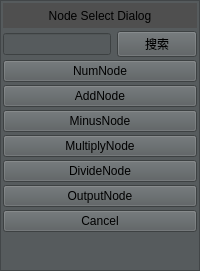
<?xml version="1.0" encoding="UTF-8"?>
<ui version="4.0">
 <class>Frame</class>
 <widget class="QFrame" name="Frame">
  <property name="geometry">
   <rect>
    <x>0</x>
    <y>0</y>
    <width>200</width>
    <height>271</height>
   </rect>
  </property>
  <property name="minimumSize">
   <size>
    <width>200</width>
    <height>120</height>
   </size>
  </property>
  <property name="maximumSize">
   <size>
    <width>300</width>
    <height>500</height>
   </size>
  </property>
  <property name="windowTitle">
   <string>Frame</string>
  </property>
  <property name="styleSheet">
   <string notr="true">
background-color: rgb(86, 91, 93)</string>
  </property>
  <property name="frameShape">
   <enum>QFrame::StyledPanel</enum>
  </property>
  <property name="frameShadow">
   <enum>QFrame::Plain</enum>
  </property>
  <property name="lineWidth">
   <number>0</number>
  </property>
  <property name="midLineWidth">
   <number>0</number>
  </property>
  <layout class="QVBoxLayout" name="verticalLayout">
   <property name="spacing">
    <number>3</number>
   </property>
   <property name="leftMargin">
    <number>2</number>
   </property>
   <property name="topMargin">
    <number>2</number>
   </property>
   <property name="rightMargin">
    <number>2</number>
   </property>
   <property name="bottomMargin">
    <number>2</number>
   </property>
   <item>
    <widget class="QLabel" name="label">
     <property name="minimumSize">
      <size>
       <width>0</width>
       <height>25</height>
      </size>
     </property>
     <property name="styleSheet">
      <string notr="true">font: 75 12pt &quot;Arial&quot;;
background-color: rgb(79, 79, 79);</string>
     </property>
     <property name="text">
      <string>Node Select Dialog</string>
     </property>
     <property name="alignment">
      <set>Qt::AlignCenter</set>
     </property>
    </widget>
   </item>
   <item>
    <widget class="QWidget" name="widget" native="true">
     <layout class="QHBoxLayout" name="horizontalLayout" stretch="5,1">
      <property name="leftMargin">
       <number>0</number>
      </property>
      <property name="topMargin">
       <number>0</number>
      </property>
      <property name="rightMargin">
       <number>0</number>
      </property>
      <property name="bottomMargin">
       <number>0</number>
      </property>
      <item>
       <widget class="QLineEdit" name="lineEdit"/>
      </item>
      <item>
       <widget class="QPushButton" name="pushButton">
        <property name="text">
         <string>搜索</string>
        </property>
       </widget>
      </item>
     </layout>
    </widget>
   </item>
   <item>
    <widget class="QPushButton" name="btn_NumNode">
     <property name="text">
      <string>NumNode</string>
     </property>
    </widget>
   </item>
   <item>
    <widget class="QPushButton" name="btn_AddNode">
     <property name="text">
      <string>AddNode</string>
     </property>
    </widget>
   </item>
   <item>
    <widget class="QPushButton" name="btn_MinusNode">
     <property name="text">
      <string>MinusNode</string>
     </property>
    </widget>
   </item>
   <item>
    <widget class="QPushButton" name="btn_MultiplyNode">
     <property name="text">
      <string>MultiplyNode</string>
     </property>
    </widget>
   </item>
   <item>
    <widget class="QPushButton" name="btn_DivideNode">
     <property name="text">
      <string>DivideNode</string>
     </property>
    </widget>
   </item>
   <item>
    <widget class="QPushButton" name="btn_OutputNode">
     <property name="text">
      <string>OutputNode</string>
     </property>
    </widget>
   </item>
   <item>
    <widget class="QPushButton" name="btn_Cancel">
     <property name="text">
      <string>Cancel</string>
     </property>
    </widget>
   </item>
   <item>
    <spacer name="verticalSpacer">
     <property name="orientation">
      <enum>Qt::Vertical</enum>
     </property>
     <property name="sizeHint" stdset="0">
      <size>
       <width>20</width>
       <height>104</height>
      </size>
     </property>
    </spacer>
   </item>
  </layout>
 </widget>
 <resources/>
 <connections/>
</ui>
